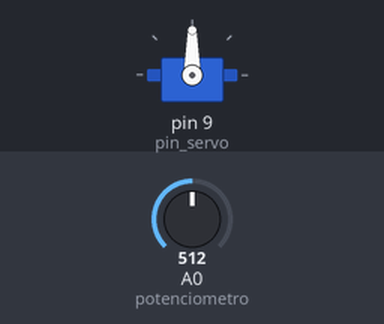
This sketch was run on a simulated Arduino Uno, built with avr-gcc and run on an emulated ATmega328P. Shown: servo. The test bench sets the inputs (shaded band); at power-on: A0 (potenciometro) = 512.

Above: at 1.2 s.
1.3 s: A0 (potenciometro) set to 716
At 1.8 s:
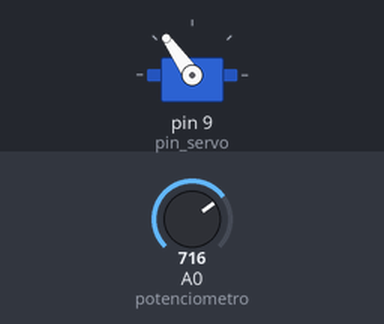
2.8 s: A0 (potenciometro) set to 900
At 4.0 s:
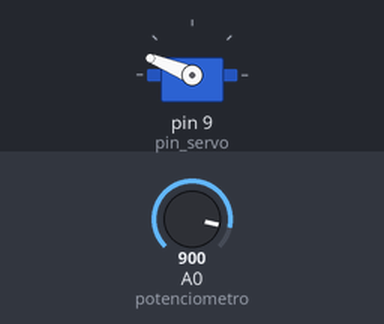
4.3 s: A0 (potenciometro) set to 1023
At 5.2 s:
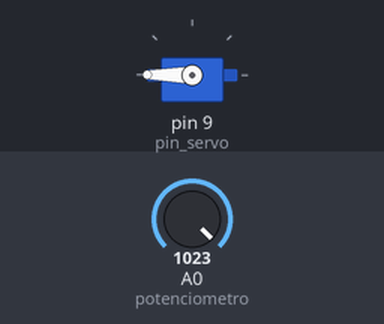
5.8 s: A0 (potenciometro) set to 306
At 6.4 s:
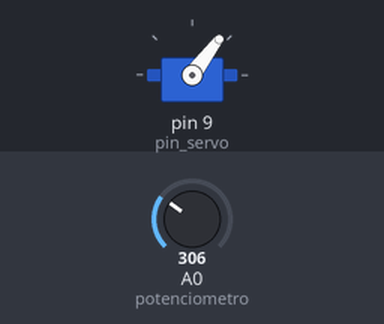
7.3 s: A0 (potenciometro) set to 122
At 8.7 s:
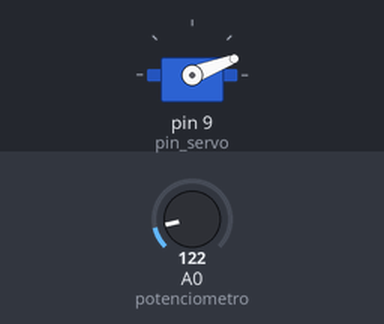
Timing chart, 0 to 9.8 s (numbered marks = the images above; inputs shaded):
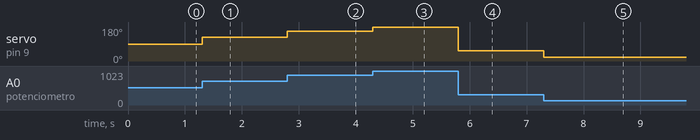

The sketch:

TP3EJ4.ino
```cpp
/* 4. Mover un dc utilizando un potenciómetro variando su velocidad.*/

#include <Servo.h>

Servo servo;

#define potenciometro A0
#define pin_servo 9
int val;

void setup() {
  Serial.begin(9600);
  servo.attach(pin_servo);
}

void loop() {
  val = analogRead(potenciometro);
  val = map(val, 0, 1023, 0, 180);
  servo.write(val);
  //delay(100);
}
```

Measured:
- after the input at 1.3 s, servo on pin 9 (pin_servo): 90° → 125° at once
- after the input at 2.8 s, servo on pin 9 (pin_servo): 125° → 158° at once
- after the input at 4.3 s, servo on pin 9 (pin_servo): 158° → 180° at once
- after the input at 5.8 s, servo on pin 9 (pin_servo): 180° → 53° at once
- after the input at 7.3 s, servo on pin 9 (pin_servo): 53° → 21° at once
